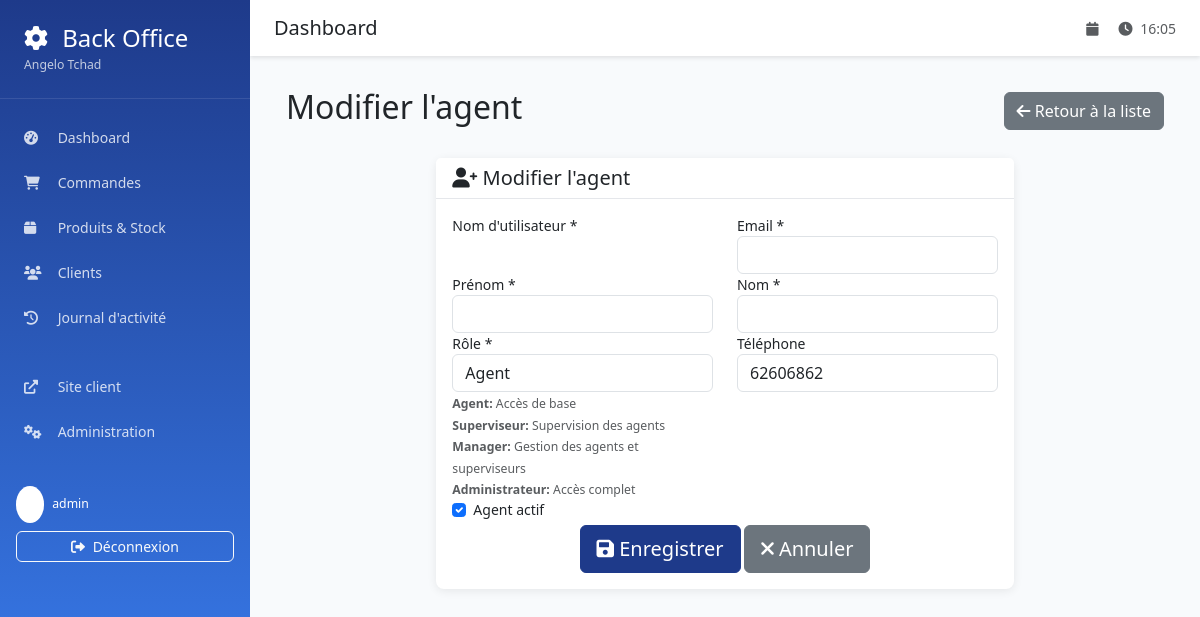
/backoffice/agents/2/update/ (signed in), run on the app's committed database.
### backoffice/models.py (models this page shows, shortened)
class AgentProfile(models.Model):
    ROLE_CHOICES = [
        ('agent', 'Agent'),
        ('supervisor', 'Superviseur'),
        ('manager', 'Manager'),
        ('admin', 'Administrateur'),
    ]
    user = models.OneToOneField(
        User,
        on_delete=models.CASCADE,
        verbose_name="Utilisateur"
    )
    role = models.CharField(
        max_length=20,
        choices=ROLE_CHOICES,
        default='agent',
        verbose_name="Rôle"
    )
    phone_number = models.CharField(
        max_length=17,
        blank=True,
        verbose_name="Numéro de téléphone"
    )
    is_active = models.BooleanField(default=True, verbose_name="Actif")
    created_at = models.DateTimeField(auto_now_add=True)
    class Meta:
        verbose_name = "Profil Agent"
        verbose_name_plural = "Profils Agents"

### backoffice/views.py (the view)
# urls.py: path('agents/<int:agent_id>/update/', views.agent_update, name='agent_update'),
@login_required
def agent_update(request, agent_id):
    if not (request.user.is_superuser or
            (hasattr(request.user, 'agentprofile') and request.user.agentprofile.can_manage_agents)):
        messages.error(request, 'Vous n\'avez pas les permissions pour modifier des agents.')
        return redirect('backoffice:dashboard')
    agent_user = get_object_or_404(User, id=agent_id)
    agent_profile = get_object_or_404(AgentProfile, user=agent_user)
    if request.method == 'POST':
        form = AgentUpdateForm(request.POST, instance=agent_profile)
        if form.is_valid():
            form.save()
            ActivityLog.objects.create(
                agent=request.user,
                action='agent_updated',
                description=f'Agent modifié: {agent_user.get_full_name()} ({agent_user.username})'
            )
            messages.success(request, f'Agent {agent_user.get_full_name()} modifié avec succès.')
            return redirect('backoffice:agents_list')
    else:
        form = AgentUpdateForm(instance=agent_profile)
    context = {
        'form': form,
        'agent_user': agent_user,
        'title': f'Modifier l\'agent {agent_user.get_full_name()}'
    }
    return render(request, 'backoffice/agent_form.html', context)

### templates/backoffice/agent_form.html (shortened to what this page needs)
{% extends 'backoffice/base.html' %}
{% load static %}
{% block content %}
<div class="container-fluid">
    <div class="d-flex justify-content-between align-items-center mb-4">
        <h2>{{ title }}</h2>
        <a href="{% url 'backoffice:agents_list' %}" class="btn btn-secondary">
            <i class="fas fa-arrow-left"></i> Retour à la liste
        </a>
    </div>
    <div class="row justify-content-center">
        <div class="col-md-8">
            <div class="card">
                <div class="card-header">
                    <h5 class="mb-0">
                        <i class="fas fa-user-plus"></i> {{ title }}
                    </h5>
                </div>
                <div class="card-body">
                    <form method="post">
                        <div class="row">
                            <div class="col-md-6">
                                <div class="form-group">
                                    <label for="{{ form.username.id_for_label }}">Nom d'utilisateur *</label>
                                </div>
                            </div>
                            <div class="col-md-6">
                                <div class="form-group">
                                    <label for="{{ form.email.id_for_label }}">Email *</label>
                                    {{ form.email }}
                                </div>
                            </div>
                        </div>
                        <div class="row">
                            <div class="col-md-6">
                                <div class="form-group">
                                    <label for="{{ form.first_name.id_for_label }}">Prénom *</label>
                                    {{ form.first_name }}
                                </div>
                            </div>
                            <div class="col-md-6">
                                <div class="form-group">
                                    <label for="{{ form.last_name.id_for_label }}">Nom *</label>
                                    {{ form.last_name }}
                                </div>
                            </div>
                        </div>
                        <div class="row">
                            <div class="col-md-6">
                                <div class="form-group">
                                    <label for="{{ form.role.id_for_label }}">Rôle *</label>
                                    {{ form.role }}
                                    <small class="form-text text-muted">
                                        <strong>Agent:</strong> Accès de base<br>
                                        <strong>Superviseur:</strong> Supervision des agents<br>
                                        <strong>Manager:</strong> Gestion des agents et superviseurs<br>
                                        <strong>Administrateur:</strong> Accès complet
                                    </small>
                                </div>
                            </div>
                            <div class="col-md-6">
                                <div class="form-group">
                                    <label for="{{ form.phone_number.id_for_label }}">Téléphone</label>
                                    {{ form.phone_number }}
                                </div>
                            </div>
                        </div>
                        {% if form.is_active %}
                        <div class="form-group">
                            <div class="form-check">
                                {{ form.is_active }}
                                <label class="form-check-label" for="{{ form.is_active.id_for_label }}">
                                    Agent actif
                                </label>
                            </div>
                        </div>
                        {% endif %}
                        <div class="form-group text-center">
                            <button type="submit" class="btn btn-primary btn-lg">
                                <i class="fas fa-save"></i> Enregistrer
                            </button>
                            <a href="{% url 'backoffice:agents_list' %}" class="btn btn-secondary btn-lg ml-2">
                                <i class="fas fa-times"></i> Annuler
                            </a>
                        </div>
                    </form>
                </div>
            </div>
        </div>
    </div>
</div>
{% endblock %}

### templates/backoffice/base.html (shortened to what this page needs)
<!DOCTYPE html>
<html lang="fr">
<head>
    <link href="https://cdn.jsdelivr.net/npm/bootstrap@5.3.0/dist/css/bootstrap.min.css" rel="stylesheet">
    <link href="https://cdnjs.cloudflare.com/ajax/libs/font-awesome/6.0.0/css/all.min.css" rel="stylesheet">
</head>
<body>
    <nav class="sidebar" id="sidebar">
        <div class="sidebar-header">
            <h4 class="mb-0">
                <i class="fas fa-cog me-2"></i>
                Back Office
            </h4>
            <small class="text-light opacity-75">Angelo Tchad</small>
        </div>
        <ul class="nav flex-column sidebar-nav">
            <li class="nav-item">
                <a class="nav-link {% if request.resolver_match.url_name == 'dashboard' %}active{% endif %}"
                   href="{% url 'backoffice:dashboard' %}">
                    <i class="fas fa-tachometer-alt"></i>
                    Dashboard
                </a>
            </li>
            <li class="nav-item">
                <a class="nav-link {% if 'orders' in request.resolver_match.url_name %}active{% endif %}"
                   href="{% url 'backoffice:orders_list' %}">
                    <i class="fas fa-shopping-cart"></i>
                    Commandes
                </a>
            </li>
            <li class="nav-item">
                <a class="nav-link {% if 'products' in request.resolver_match.url_name %}active{% endif %}"
                   href="{% url 'backoffice:products_list' %}">
                    <i class="fas fa-box"></i>
                    Produits & Stock
                </a>
            </li>
            <li class="nav-item">
                <a class="nav-link {% if 'clients' in request.resolver_match.url_name %}active{% endif %}"
                   href="{% url 'backoffice:clients_list' %}">
                    <i class="fas fa-users"></i>
                    Clients
                </a>
            </li>
            <li class="nav-item">
                <a class="nav-link {% if request.resolver_match.url_name == 'activity_log' %}active{% endif %}"
                   href="{% url 'backoffice:activity_log' %}">
                    <i class="fas fa-history"></i>
                    Journal d'activité
                </a>
            </li>
            <li class="nav-item mt-4">
                <a class="nav-link" href="{% url 'orders:home' %}" target="_blank">
                    <i class="fas fa-external-link-alt"></i>
                    Site client
                </a>
            </li>
            <li class="nav-item">
                <a class="nav-link" href="/admin/" target="_blank">
                    <i class="fas fa-cogs"></i>
                    Administration
                </a>
            </li>
        </ul>
        <div class="mt-auto p-3">
            <div class="d-flex align-items-center mb-2">
                <div class="bg-white bg-opacity-20 rounded-circle p-2 me-2">
                    <i class="fas fa-user"></i>
                </div>
                <div>
                    <small class="d-block">{{ user.get_full_name|default:user.username }}</small>
                </div>
            </div>
            <a href="{% url 'backoffice:logout' %}" class="btn btn-outline-light btn-sm w-100">
                <i class="fas fa-sign-out-alt me-1"></i>
                Déconnexion
            </a>
        </div>
    </nav>
    <div class="main-content">
        <div class="top-navbar d-flex justify-content-between align-items-center">
            <div class="d-flex align-items-center">
                <h5 class="mb-0">{% block page_title %}Dashboard{% endblock %}</h5>
            </div>
            <div class="d-flex align-items-center">
                <span class="text-muted me-3">
                    <i class="fas fa-calendar me-1"></i>
                </span>
                <span class="text-muted">
                    <i class="fas fa-clock me-1"></i>
                    <span id="current-time"></span>
                </span>
            </div>
        </div>
        <div class="content-wrapper">
            {% block content %}{% endblock %}
        </div>
    </div>
</body>
</html>

### templates/backoffice/base.html (style rules this page uses)
:root { --primary-color: #1e3a8a; --secondary-color: #f8fafc; --accent-color: #3b82f6; --success-color: #10b981; --warning-color: #f59e0b; --danger-color: #ef4444; --sidebar-width: 250px; }
body { font-family: 'Segoe UI', Tahoma, Geneva, Verdana, sans-serif; background-color: var(--secondary-color); font-size: 14px; }
.sidebar { position: fixed; top: 0; left: 0; height: 100vh; width: var(--sidebar-width); background: linear-gradient(180deg, var(--primary-color), var(--accent-color)); color: white; z-index: 1000; transition: transform 0.3s ease; }
.sidebar-header { padding: 1.5rem; border-bottom: 1px solid rgba(255,255,255,0.1); }
.sidebar-nav { padding: 1rem 0; }
.sidebar-nav .nav-link { color: rgba(255,255,255,0.8); padding: 0.75rem 1.5rem; border: none; transition: all 0.3s ease; }
.sidebar-nav .nav-link i { width: 20px; margin-right: 10px; }
.main-content { margin-left: var(--sidebar-width); min-height: 100vh; transition: margin-left 0.3s ease; }
.top-navbar { background-color: white; box-shadow: 0 2px 4px rgba(0,0,0,0.1); padding: 1rem 1.5rem; margin-bottom: 2rem; }
.content-wrapper { padding: 0 1.5rem 2rem; }
.card { border: none; box-shadow: 0 2px 10px rgba(0,0,0,0.08); border-radius: 8px; }
.card-header { background-color: white; border-bottom: 1px solid #e5e7eb; font-weight: 600; }
.btn { border-radius: 6px; font-weight: 500; }
.btn-primary { background-color: var(--primary-color); border-color: var(--primary-color); }

### data on the page
AgentProfile: role "Agent", phone_number "62606862", is_active "☑"

### other printed values
{{ user.get_full_name|default:user.username }} "admin"
{{ title }} "Modifier l'agent"
